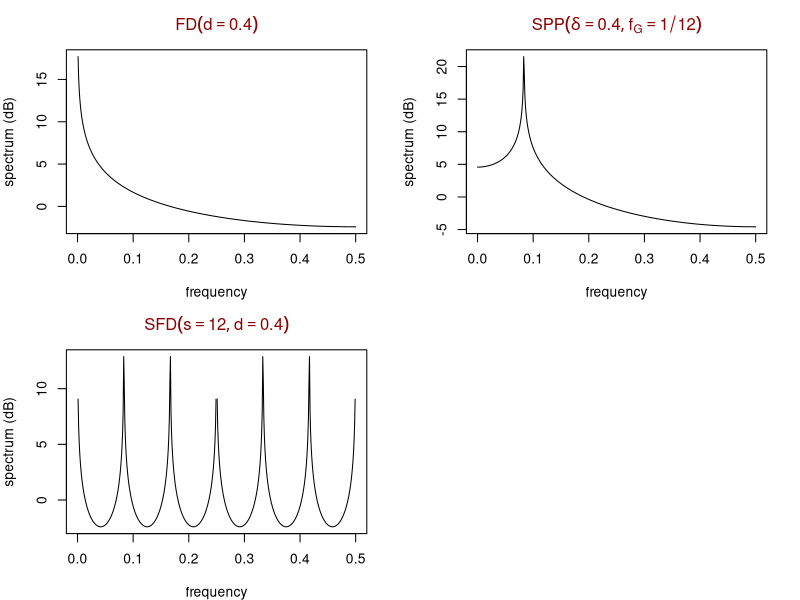

Here is the R script that generated this plot:
library(waveslim)


### Name: Spectral Density Functions
### Title: Spectral Density Functions for Long-Memory Processes
### Aliases: fdp.sdf spp.sdf spp2.sdf sfd.sdf
### Keywords: ts

### ** Examples

dB <- function(x) 10 * log10(x)

fdp.main <- expression(paste("FD", group("(",d==0.4,")")))
sfd.main <- expression(paste("SFD", group("(",list(s==12, d==0.4),")")))
spp.main <- expression(paste("SPP",
    group("(",list(delta==0.4, f[G]==1/12),")")))

freq <- 0:512/1024

par(mfrow=c(2,2), mar=c(5-1,4,4-1,2), col.main="darkred")
plot(freq, dB(fdp.sdf(freq, .4)), type="l", xlab="frequency",
     ylab="spectrum (dB)", main=fdp.main)
plot(freq, dB(spp.sdf(freq, .4, 1/12)), type="l", xlab="frequency",
     ylab="spectrum (dB)", font.main=1, main=spp.main)
plot(freq, dB(sfd.sdf(freq, 12, .4)), type="l", xlab="frequency",
     ylab="spectrum (dB)", main=sfd.main)
